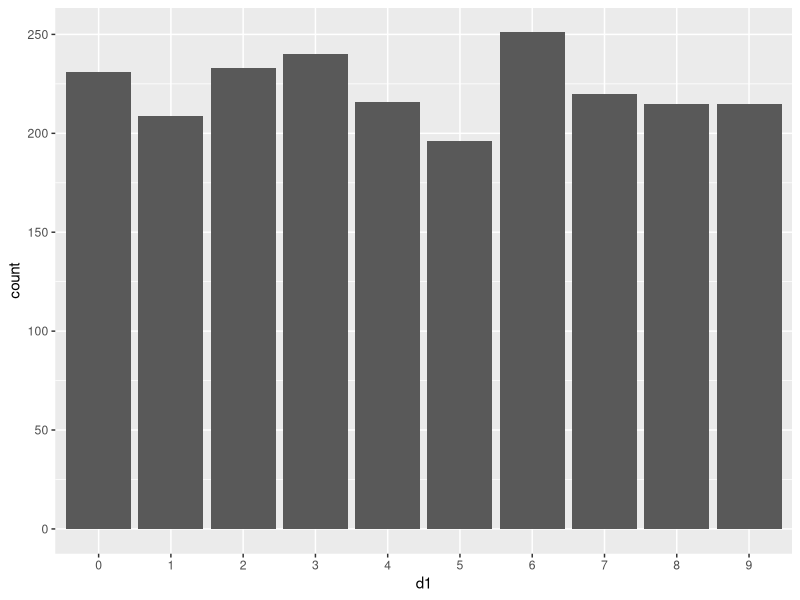

Write the R code that produced this figure.
## ---- chunk 1
suppressPackageStartupMessages({
  library(readr); library(dplyr); library(ggplot2)
})
pick2 <- readr::read_csv("data/clean/pick2_history.csv", show_col_types = FALSE)

## ---- chunk 2
head(pick2, 10)
## ---- chunk 3
pick2 |>
  count(d1) |>
  ggplot(aes(factor(d1), n)) +
  geom_col() +
  labs(x = "d1", y = "count")
